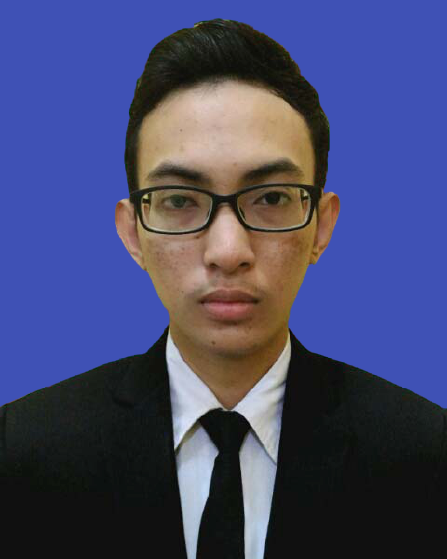
#> input picture gambarbaru.png, 447 x 559 px
$ python tutorial14.py
#> lines starting #> are read from the running program, lines starting #| are printed output that depends on the picture
import cv2
import numpy as np

img = cv2.imread("gambarbaru.png")
#> img is the input picture: shape (559, 447, 3); mean B, G, R 109.8, 72.2, 69
imgresized = cv2.resize(img, (300, 400))
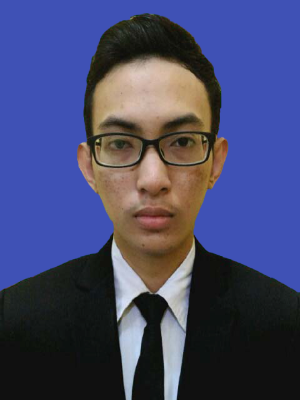
#> imgresized: shape (400, 300, 3); mean B, G, R 109.8, 72.2, 68.9

# [14 lines of commented-out code are left out]
imgcropped = img[0:200,0:200]
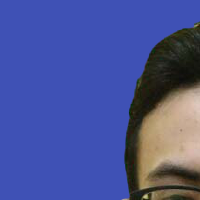
#> imgcropped: shape (200, 200, 3); mean B, G, R 150.4, 83.6, 73.9


cv2.imshow("img",img)
# [8 lines of commented-out code are left out]
cv2.imshow("crop",imgcropped)
cv2.waitKey(0)
